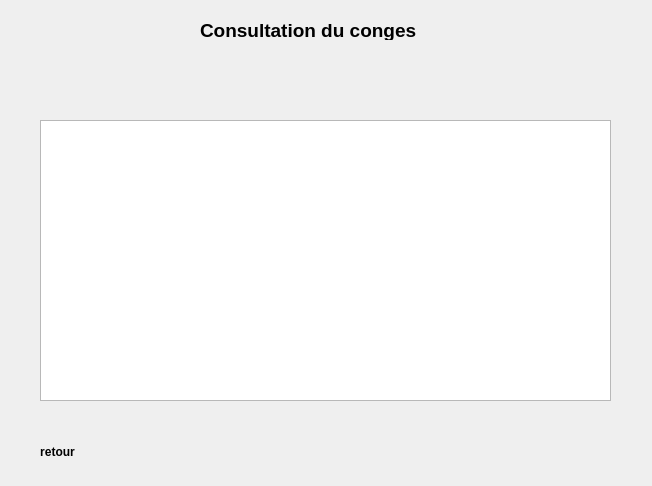
<?xml version="1.0" encoding="UTF-8"?>
<ui version="4.0">
 <class>consulter_cong</class>
 <widget class="QDialog" name="consulter_cong">
  <property name="geometry">
   <rect>
    <x>0</x>
    <y>0</y>
    <width>652</width>
    <height>486</height>
   </rect>
  </property>
  <property name="windowTitle">
   <string>Dialog</string>
  </property>
  <widget class="QTableView" name="consulterTB">
   <property name="geometry">
    <rect>
     <x>40</x>
     <y>120</y>
     <width>571</width>
     <height>281</height>
    </rect>
   </property>
  </widget>
  <widget class="QLabel" name="consultationLB">
   <property name="geometry">
    <rect>
     <x>200</x>
     <y>20</y>
     <width>241</width>
     <height>20</height>
    </rect>
   </property>
   <property name="font">
    <font>
     <pointsize>14</pointsize>
     <weight>75</weight>
     <bold>true</bold>
    </font>
   </property>
   <property name="text">
    <string>Consultation du conges</string>
   </property>
  </widget>
  <widget class="QPushButton" name="pushButton">
   <property name="geometry">
    <rect>
     <x>20</x>
     <y>440</y>
     <width>75</width>
     <height>23</height>
    </rect>
   </property>
   <property name="font">
    <font>
     <pointsize>9</pointsize>
     <weight>75</weight>
     <bold>true</bold>
    </font>
   </property>
   <property name="text">
    <string>retour</string>
   </property>
   <property name="icon">
    <iconset resource="Images.qrc">
     <normaloff>:/icon/Icon/28.png</normaloff>:/icon/Icon/28.png</iconset>
   </property>
   <property name="iconSize">
    <size>
     <width>20</width>
     <height>20</height>
    </size>
   </property>
   <property name="flat">
    <bool>true</bool>
   </property>
  </widget>
  <widget class="QLabel" name="label">
   <property name="geometry">
    <rect>
     <x>0</x>
     <y>0</y>
     <width>651</width>
     <height>501</height>
    </rect>
   </property>
   <property name="text">
    <string/>
   </property>
   <property name="pixmap">
    <pixmap resource="Images.qrc">:/Arriere/images/1533403_10202857927517655_1886638703_n.jpg</pixmap>
   </property>
  </widget>
  <zorder>label</zorder>
  <zorder>consulterTB</zorder>
  <zorder>consultationLB</zorder>
  <zorder>pushButton</zorder>
 </widget>
 <resources>
  <include location="Images.qrc"/>
 </resources>
 <connections/>
</ui>
